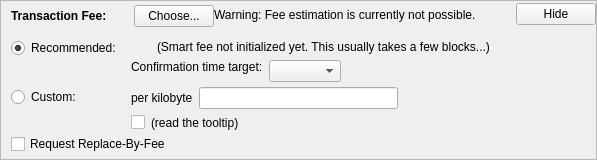
      <widget class="QFrame" name="frameFee">
       <property name="sizePolicy">
        <sizepolicy hsizetype="Expanding" vsizetype="Fixed">
         <horstretch>0</horstretch>
         <verstretch>0</verstretch>
        </sizepolicy>
       </property>
       <property name="maximumSize">
        <size>
         <width>16777215</width>
         <height>16777215</height>
        </size>
       </property>
       <property name="frameShape">
        <enum>QFrame::StyledPanel</enum>
       </property>
       <property name="frameShadow">
        <enum>QFrame::Sunken</enum>
       </property>
       <layout class="QVBoxLayout" name="verticalLayoutFee1">
        <property name="spacing">
         <number>0</number>
        </property>
        <property name="leftMargin">
         <number>0</number>
        </property>
        <property name="topMargin">
         <number>0</number>
        </property>
        <property name="rightMargin">
         <number>0</number>
        </property>
        <property name="bottomMargin">
         <number>0</number>
        </property>
        <item>
         <layout class="QVBoxLayout" name="verticalLayoutFee2" stretch="0,0,0">
          <property name="spacing">
           <number>0</number>
          </property>
          <property name="leftMargin">
           <number>10</number>
          </property>
          <property name="topMargin">
           <number>0</number>
          </property>
          <item>
           <layout class="QHBoxLayout" name="horizontalLayoutFee1">
            <property name="bottomMargin">
             <number>0</number>
            </property>
            <item>
             <layout class="QVBoxLayout" name="verticalLayoutFee7">
              <property name="spacing">
               <number>0</number>
              </property>
              <item>
               <spacer name="verticalSpacerSmartFee">
                <property name="orientation">
                 <enum>Qt::Vertical</enum>
                </property>
                <property name="sizeType">
                 <enum>QSizePolicy::Fixed</enum>
                </property>
                <property name="sizeHint" stdset="0">
                 <size>
                  <width>1</width>
                  <height>4</height>
                 </size>
                </property>
               </spacer>
              </item>
              <item>
               <layout class="QHBoxLayout" name="horizontalLayoutSmartFee">
                <property name="spacing">
                 <number>10</number>
                </property>
                <item>
                 <widget class="QLabel" name="labelFeeHeadline">
                  <property name="sizePolicy">
                   <sizepolicy hsizetype="Preferred" vsizetype="Maximum">
                    <horstretch>0</horstretch>
                    <verstretch>0</verstretch>
                   </sizepolicy>
                  </property>
                  <property name="font">
                   <font>
                    <weight>57</weight>
                    <bold>false</bold>
                   </font>
                  </property>
                  <property name="styleSheet">
                   <string notr="true">font-weight:500;</string>
                  </property>
                  <property name="text">
                   <string>Transaction Fee:</string>
                  </property>
                 </widget>
                </item>
                <item>
                 <widget class="QLabel" name="labelFeeMinimized">
                  <property name="text">
                   <string/>
                  </property>
                 </widget>
                </item>
                <item>
                 <widget class="QPushButton" name="buttonChooseFee">
                  <property name="text">
                   <string>Choose...</string>
                  </property>
                 </widget>
                </item>
               </layout>
              </item>
              <item>
               <spacer name="verticalSpacer_5">
                <property name="orientation">
                 <enum>Qt::Vertical</enum>
                </property>
                <property name="sizeHint" stdset="0">
                 <size>
                  <width>1</width>
                  <height>1</height>
                 </size>
                </property>
               </spacer>
              </item>
             </layout>
            </item>
            <item>
             <widget class="QLabel" name="fallbackFeeWarningLabel">
              <property name="font">
               <font>
                <weight>57</weight>
                <bold>false</bold>
               </font>
              </property>
              <property name="toolTip">
               <string>Using the fallbackfee can result in sending a transaction that will take several hours or days (or never) to confirm. Consider choosing your fee manually or wait until you have validated the complete chain.</string>
              </property>
              <property name="text">
               <string>Warning: Fee estimation is currently not possible.</string>
              </property>
              <property name="wordWrap">
               <bool>false</bool>
              </property>
             </widget>
            </item>
            <item>
             <spacer name="horizontalSpacer_4">
              <property name="orientation">
               <enum>Qt::Horizontal</enum>
              </property>
              <property name="sizeType">
               <enum>QSizePolicy::MinimumExpanding</enum>
              </property>
              <property name="sizeHint" stdset="0">
               <size>
                <width>40</width>
                <height>20</height>
               </size>
              </property>
             </spacer>
            </item>
            <item>
             <widget class="QPushButton" name="buttonMinimizeFee">
              <property name="toolTip">
               <string>collapse fee-settings</string>
              </property>
              <property name="text">
               <string>Hide</string>
              </property>
             </widget>
            </item>
           </layout>
          </item>
          <item>
           <widget class="QFrame" name="frameFeeSelection">
            <layout class="QVBoxLayout" name="verticalLayoutFee12">
             <property name="spacing">
              <number>0</number>
             </property>
             <property name="leftMargin">
              <number>0</number>
             </property>
             <property name="topMargin">
              <number>0</number>
             </property>
             <property name="rightMargin">
              <number>0</number>
             </property>
             <property name="bottomMargin">
              <number>0</number>
             </property>
             <item>
              <layout class="QGridLayout" name="gridLayoutFee">
               <property name="topMargin">
                <number>10</number>
               </property>
               <property name="bottomMargin">
                <number>4</number>
               </property>
               <property name="horizontalSpacing">
                <number>10</number>
               </property>
               <property name="verticalSpacing">
                <number>4</number>
               </property>
               <item row="1" column="1">
                <layout class="QVBoxLayout" name="verticalLayoutFee8">
                 <property name="spacing">
                  <number>6</number>
                 </property>
                 <item>
                  <layout class="QHBoxLayout" name="horizontalLayoutFee13">
                   <item>
                    <widget class="QLabel" name="labelCustomPerKilobyte">
                     <property name="toolTip">
                      <string>If the custom fee is set to 1000 satoshis and the transaction is only 250 bytes, then &quot;per kilobyte&quot; only pays 250 satoshis in fee, while &quot;total at least&quot; pays 1000 satoshis. For transactions bigger than a kilobyte both pay by kilobyte.</string>
                     </property>
                     <property name="text">
                      <string>per kilobyte</string>
                     </property>
                    </widget>
                   </item>
                   <item>
                    <widget class="PaladeumAmountField" name="customFee"/>
                   </item>
                   <item>
                    <spacer name="horizontalSpacer_6">
                     <property name="orientation">
                      <enum>Qt::Horizontal</enum>
                     </property>
                     <property name="sizeHint" stdset="0">
                      <size>
                       <width>1</width>
                       <height>1</height>
                      </size>
                     </property>
                    </spacer>
                   </item>
                  </layout>
                 </item>
                 <item>
                  <layout class="QHBoxLayout" name="horizontalLayoutFee8">
                   <item>
                    <widget class="QCheckBox" name="checkBoxMinimumFee">
                     <property name="toolTip">
                      <string>Paying only the minimum fee is just fine as long as there is less transaction volume than space in the blocks. But be aware that this can end up in a never confirming transaction once there is more demand for paladeum transactions than the network can process.</string>
                     </property>
                     <property name="text">
                      <string/>
                     </property>
                    </widget>
                   </item>
                   <item>
                    <widget class="QLabel" name="labelMinFeeWarning">
                     <property name="enabled">
                      <bool>true</bool>
                     </property>
                     <property name="toolTip">
                      <string>Paying only the minimum fee is just fine as long as there is less transaction volume than space in the blocks. But be aware that this can end up in a never confirming transaction once there is more demand for paladeum transactions than the network can process.</string>
                     </property>
                     <property name="text">
                      <string>(read the tooltip)</string>
                     </property>
                     <property name="margin">
                      <number>5</number>
                     </property>
                    </widget>
                   </item>
                   <item>
                    <spacer name="horizontalSpacer_2">
                     <property name="orientation">
                      <enum>Qt::Horizontal</enum>
                     </property>
                     <property name="sizeHint" stdset="0">
                      <size>
                       <width>1</width>
                       <height>1</height>
                      </size>
                     </property>
                    </spacer>
                   </item>
                  </layout>
                 </item>
                </layout>
               </item>
               <item row="0" column="0">
                <layout class="QVBoxLayout" name="verticalLayoutFee4" stretch="0,1">
                 <item>
                  <widget class="QRadioButton" name="radioSmartFee">
                   <property name="text">
                    <string>Recommended:</string>
                   </property>
                   <property name="checked">
                    <bool>true</bool>
                   </property>
                   <attribute name="buttonGroup">
                    <string notr="true">groupFee</string>
                   </attribute>
                  </widget>
                 </item>
                 <item>
                  <spacer name="verticalSpacer_2">
                   <property name="orientation">
                    <enum>Qt::Vertical</enum>
                   </property>
                   <property name="sizeHint" stdset="0">
                    <size>
                     <width>1</width>
                     <height>1</height>
                    </size>
                   </property>
                  </spacer>
                 </item>
                </layout>
               </item>
               <item row="1" column="0">
                <layout class="QVBoxLayout" name="verticalLayoutFee9" stretch="0,1">
                 <item>
                  <widget class="QRadioButton" name="radioCustomFee">
                   <property name="text">
                    <string>Custom:</string>
                   </property>
                   <attribute name="buttonGroup">
                    <string notr="true">groupFee</string>
                   </attribute>
                  </widget>
                 </item>
                 <item>
                  <spacer name="verticalSpacer_6">
                   <property name="orientation">
                    <enum>Qt::Vertical</enum>
                   </property>
                   <property name="sizeHint" stdset="0">
                    <size>
                     <width>1</width>
                     <height>1</height>
                    </size>
                   </property>
                  </spacer>
                 </item>
                </layout>
               </item>
               <item row="0" column="1">
                <layout class="QVBoxLayout" name="verticalLayoutFee3" stretch="0,0,1">
                 <property name="spacing">
                  <number>6</number>
                 </property>
                 <property name="topMargin">
                  <number>2</number>
                 </property>
                 <item>
                  <layout class="QHBoxLayout" name="horizontalLayoutFee12">
                   <item>
                    <widget class="QLabel" name="labelSmartFee">
                     <property name="text">
                      <string/>
                     </property>
                     <property name="margin">
                      <number>2</number>
                     </property>
                    </widget>
                   </item>
                   <item>
                    <widget class="QLabel" name="labelFeeEstimation">
                     <property name="text">
                      <string/>
                     </property>
                    </widget>
                   </item>
                   <item>
                    <widget class="QLabel" name="labelSmartFee2">
                     <property name="text">
                      <string>(Smart fee not initialized yet. This usually takes a few blocks...)</string>
                     </property>
                     <property name="margin">
                      <number>2</number>
                     </property>
                    </widget>
                   </item>
                   <item>
                    <spacer name="horizontalSpacer_5">
                     <property name="orientation">
                      <enum>Qt::Horizontal</enum>
                     </property>
                     <property name="sizeHint" stdset="0">
                      <size>
                       <width>1</width>
                       <height>1</height>
                      </size>
                     </property>
                    </spacer>
                   </item>
                  </layout>
                 </item>
                 <item>
                  <layout class="QHBoxLayout" name="horizontalLayoutFee9">
                   <item>
                    <layout class="QVBoxLayout" name="verticalLayoutFee6">
                     <item>
                      <widget class="QLabel" name="labelSmartFee3">
                       <property name="text">
                        <string>Confirmation time target:</string>
                       </property>
                       <property name="margin">
                        <number>2</number>
                       </property>
                      </widget>
                     </item>
                     <item>
                      <spacer name="verticalSpacer_3">
                       <property name="orientation">
                        <enum>Qt::Vertical</enum>
                       </property>
                       <property name="sizeHint" stdset="0">
                        <size>
                         <width>1</width>
                         <height>1</height>
                        </size>
                       </property>
                      </spacer>
                     </item>
                    </layout>
                   </item>
                   <item>
                    <layout class="QVBoxLayout" name="verticalLayoutFee5">
                     <property name="rightMargin">
                      <number>30</number>
                     </property>
                     <item>
                      <layout class="QHBoxLayout" name="horizontalLayoutConfTarget">
                       <property name="bottomMargin">
                        <number>0</number>
                       </property>
                       <item>
                        <widget class="QComboBox" name="confTargetSelector"/>
                       </item>
                       <item>
                        <spacer name="horizontalSpacerConfTarget">
                         <property name="orientation">
                          <enum>Qt::Horizontal</enum>
                         </property>
                         <property name="sizeHint" stdset="0">
                          <size>
                           <width>40</width>
                           <height>20</height>
                          </size>
                         </property>
                        </spacer>
                       </item>
                      </layout>
                     </item>
                    </layout>
                   </item>
                  </layout>
                 </item>
                 <item>
                  <spacer name="verticalSpacer_4">
                   <property name="orientation">
                    <enum>Qt::Vertical</enum>
                   </property>
                   <property name="sizeHint" stdset="0">
                    <size>
                     <width>1</width>
                     <height>1</height>
                    </size>
                   </property>
                  </spacer>
                 </item>
                </layout>
               </item>
              </layout>
             </item>
             <item>
              <widget class="QCheckBox" name="optInRBF">
               <property name="toolTip">
                <string>Indicates that the sender may wish to replace this transaction with a new one paying higher fees (prior to being confirmed).</string>
               </property>
               <property name="text">
                <string>Request Replace-By-Fee</string>
               </property>
              </widget>
             </item>
            </layout>
           </widget>
          </item>
          <item>
           <spacer name="verticalSpacerFee">
            <property name="orientation">
             <enum>Qt::Vertical</enum>
            </property>
            <property name="sizeHint" stdset="0">
             <size>
              <width>40</width>
              <height>5</height>
             </size>
            </property>
           </spacer>
          </item>
         </layout>
        </item>
       </layout>
      </widget>
